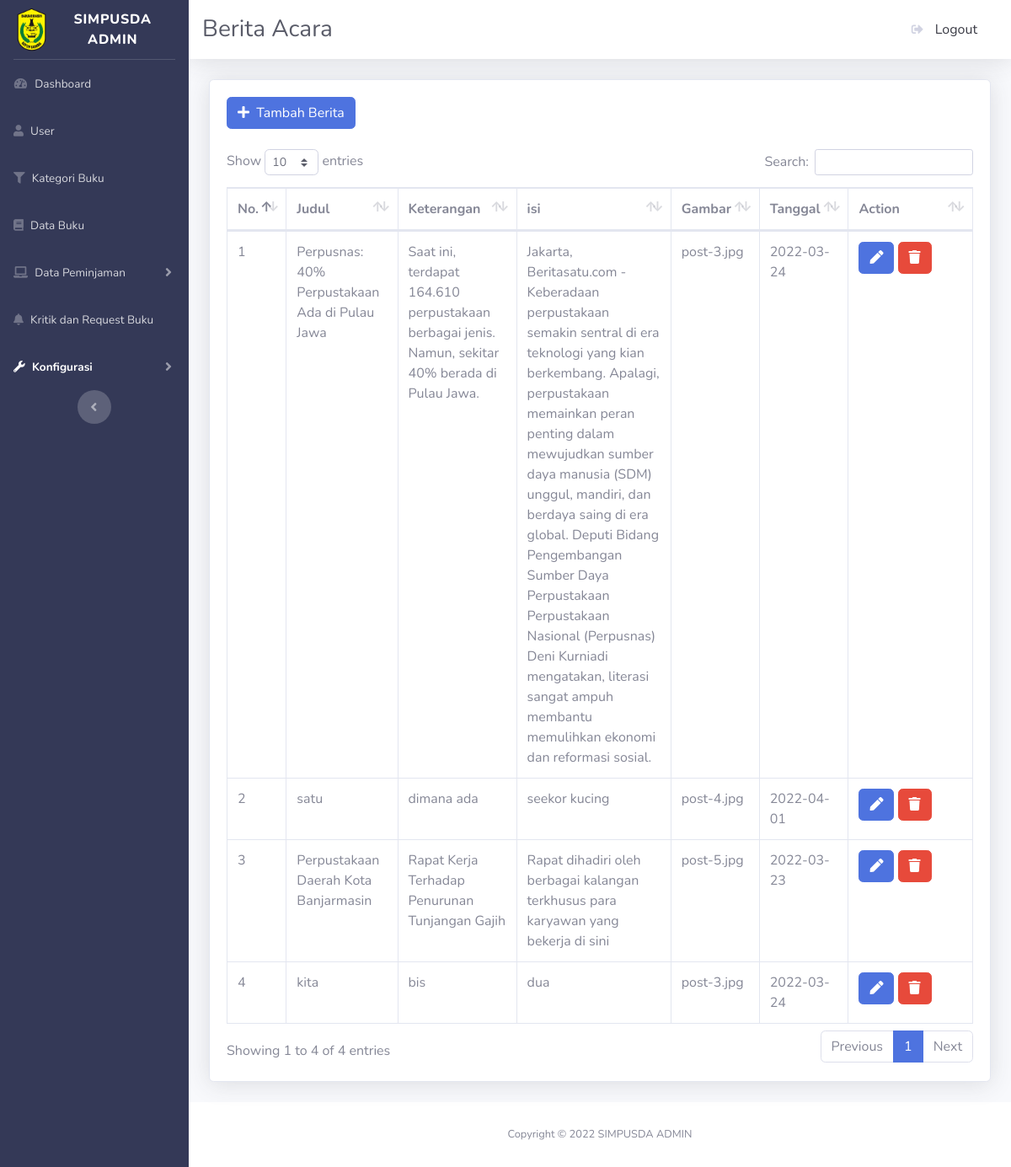
The app's page /admin/beritaacara.php with its own data.
### tables this page shows
CREATE TABLE `l_berita` (
  `id` int(11) NOT NULL,
  `judul` varchar(255) NOT NULL,
  `keterangan` text NOT NULL,
  `isi` text NOT NULL,
  `foto` varchar(255) NOT NULL,
  `tanggal` date NOT NULL
);

### admin/beritaacara.php (the view, shortened to what this page needs)
<?php
include_once("config.php");
$stmt_berita = $pdo_conn->prepare("SELECT * FROM l_berita");
$stmt_berita->execute();
$result_berita = $stmt_berita->fetchAll();
?>
<!DOCTYPE html>
<html lang="en">
<head>
    <link href="vendor/fontawesome-free/css/all.min.css" rel="stylesheet" type="text/css">
    <link href="css/sb-admin-2.min.css" rel="stylesheet">
    <link href="vendor/datatables/dataTables.bootstrap4.min.css" rel="stylesheet">
</head>
<body id="page-top">
    <div id="wrapper">
        <ul class="navbar-nav bg-gradient-primary sidebar sidebar-dark accordion" id="accordionSidebar">
            <a class="sidebar-brand d-flex align-items-center justify-content-center" href="index.php">
                <div class="sidebar-brand-icon">
                    <img class="logo-abbr" height="60px" src="./img/logobaru.png" alt="">
                </div>
                <div class="sidebar-brand-text mx-3">SIMPUSDA ADMIN</div>
            </a>
            <hr class="sidebar-divider my-0">
            <li class="nav-item">
                <a class="nav-link" href="index.php">
                    <i class="fas fa-fw fa-tachometer-alt"></i>
                    <span>Dashboard</span></a>
            </li>
            <li class="nav-item">
                <a class="nav-link" href="user.php">
                    <i class="fa fa-user"></i>
                    <span>User</span></a>
            </li>
            <li class="nav-item">
                <a class="nav-link" href="kategoribuku.php">
                    <i class="fa fa-filter"></i>
                    <span>Kategori Buku</span></a>
            </li>
            <li class="nav-item">
                <a class="nav-link" href="databuku.php">
                    <i class="fa fa-book"></i>
                    <span>Data Buku</span></a>
            </li>
            <li class="nav-item">
                <a class="nav-link collapsed" href="#" data-toggle="collapse" data-target="#collapseTwo"
                    aria-expanded="true" aria-controls="collapseTwo">
                    <i class="fa fa-laptop"></i>
                    <span>Data Peminjaman</span>
                </a>
            </li>
            <li class="nav-item">
                <a class="nav-link" href="kritikdanrequest.php">
                    <i class="fa fa-bell"></i>
                    <span>Kritik dan Request Buku</span></a>
            </li>
            <li class="nav-item active">
                <a class="nav-link collapsed" href="#" data-toggle="collapse" data-target="#collapseUtilities"
                    aria-expanded="true" aria-controls="collapseUtilities">
                    <i class="fa fa-wrench"></i>
                    <span>Konfigurasi</span>
                </a>
            </li>
            <div class="text-center d-none d-md-inline">
                <button class="rounded-circle border-0" id="sidebarToggle"></button>
            </div>
        </ul>
        <div id="content-wrapper" class="d-flex flex-column">
            <div id="content">
                <nav class="navbar navbar-expand navbar-light bg-white topbar mb-4 static-top shadow">
                    <h3 class="h3 mb-0 text-gray-800">Berita Acara</h3>
                    <ul class="navbar-nav ml-auto">
                                <a class="dropdown-item" href="#" data-toggle="modal" data-target="#logoutModal">
                                    <i class="fas fa-sign-out-alt fa-sm fa-fw mr-2 text-gray-400"></i>
                                    Logout
                                </a>
                    </ul>
                </nav>
                <div class="container-fluid">
                    <div class="card shadow mb-4">
                        <div class="card-body">
                        <button type="button" class="btn btn-primary" data-toggle="modal" data-target="#exampleModal2">
                                    <i class="fa fa-plus"></i>&nbsp; Tambah Berita
                                </button> <br><br>
                            <div class="table-responsive">
                                <table class="table table-bordered" id="dataTable" width="100%" cellspacing="0">
                                <thead>
                                        <tr>
                                          <th scope="col">No.</th>
                                          <th scope="col">Judul</th>
                                          <th scope="col">Keterangan</th>
                                          <th scope="col">isi</th>
                                          <th scope="col">Gambar</th>
                                          <th scope="col">Tanggal</th>
                                          <th class="col-2">Action</th>
                                        </tr>
                                      </thead>
                                      <tbody>
                                        <?php
                                        $no = 1;
                                          foreach($result_berita as $user_data){
                                            echo "<tr>";
                                            echo "<td>".$no++."</td>";
                                            echo "<td>".$user_data['judul']."</td>";
                                            echo "<td>".$user_data['keterangan']."</td>";
                                            echo "<td>".$user_data['isi']."</td>";
                                            echo "<td>".$user_data['foto']."</td>";
                                            echo "<td>".$user_data['tanggal']."</td>";
                                            echo "<td>
                                            <a href='editberitaacara.php?id=$user_data[id]'><button class='btn btn-primary' title='Edit'>
                                            <i class ='fa fa-pen'></i></button></a>
                                            <a href='hapusberitaacara.php?id=$user_data[id]' class ='confirmation'><button class='btn btn-danger' title='Hapus'>
                                            <i class ='fa fa-trash'></i></button></a>
                                            </td>
                                            </tr>";
                                          }
                                        ?>
                                    </tbody>
                                </table>
                            </div>
                        </div>
                    </div>
                </div>
            </div>
            <footer class="sticky-footer bg-white">
                <div class="container my-auto">
                    <div class="copyright text-center my-auto">
                    <span>Copyright &copy;  SIMPUSDA ADMIN</span>
                    </div>
                </div>
            </footer>
        </div>
    </div>
    <link rel="stylesheet" href="https://cdnjs.cloudflare.com/ajax/libs/bootstrap-datepicker/1.4.1/css/bootstrap-datepicker3.css"/>
</body>
</html>

### records on screen
l_berita: judul "Perpusnas: 40% Perpustakaan Ada di Pulau Jawa", keterangan "Saat ini, terdapat 164.610 perpustakaan berbagai jenis. Namun, sekitar 40% berada di Pulau Jawa.", isi "Jakarta, Beritasatu.com - Keberadaan perpustakaan semakin sentral di era teknologi yang kian berkembang. Apalagi, perpustakaan memainkan peran penting dalam mewujudkan sumber daya manusia (SDM) unggul, mandiri, dan berdaya saing di era global. Deputi Bidang Pengembangan Sumber Daya Perpustakaan Perpustakaan Nasional (Perpusnas) Deni Kurniadi mengatakan, literasi sangat ampuh membantu memulihkan ekonomi dan reformasi sosial.", foto "post-3.jpg", tanggal "2022-03-24"
l_berita: judul "satu", keterangan "dimana ada", isi "seekor kucing", foto "post-4.jpg", tanggal "2022-04-01"
l_berita: judul "Perpustakaan Daerah Kota Banjarmasin", keterangan "Rapat Kerja Terhadap Penurunan Tunjangan Gajih", isi "Rapat dihadiri oleh berbagai kalangan terkhusus para karyawan yang bekerja di sini", foto "post-5.jpg", tanggal "2022-03-23"
l_berita: judul "kita", keterangan "bis", isi "dua", foto "post-3.jpg", tanggal "2022-03-24"
